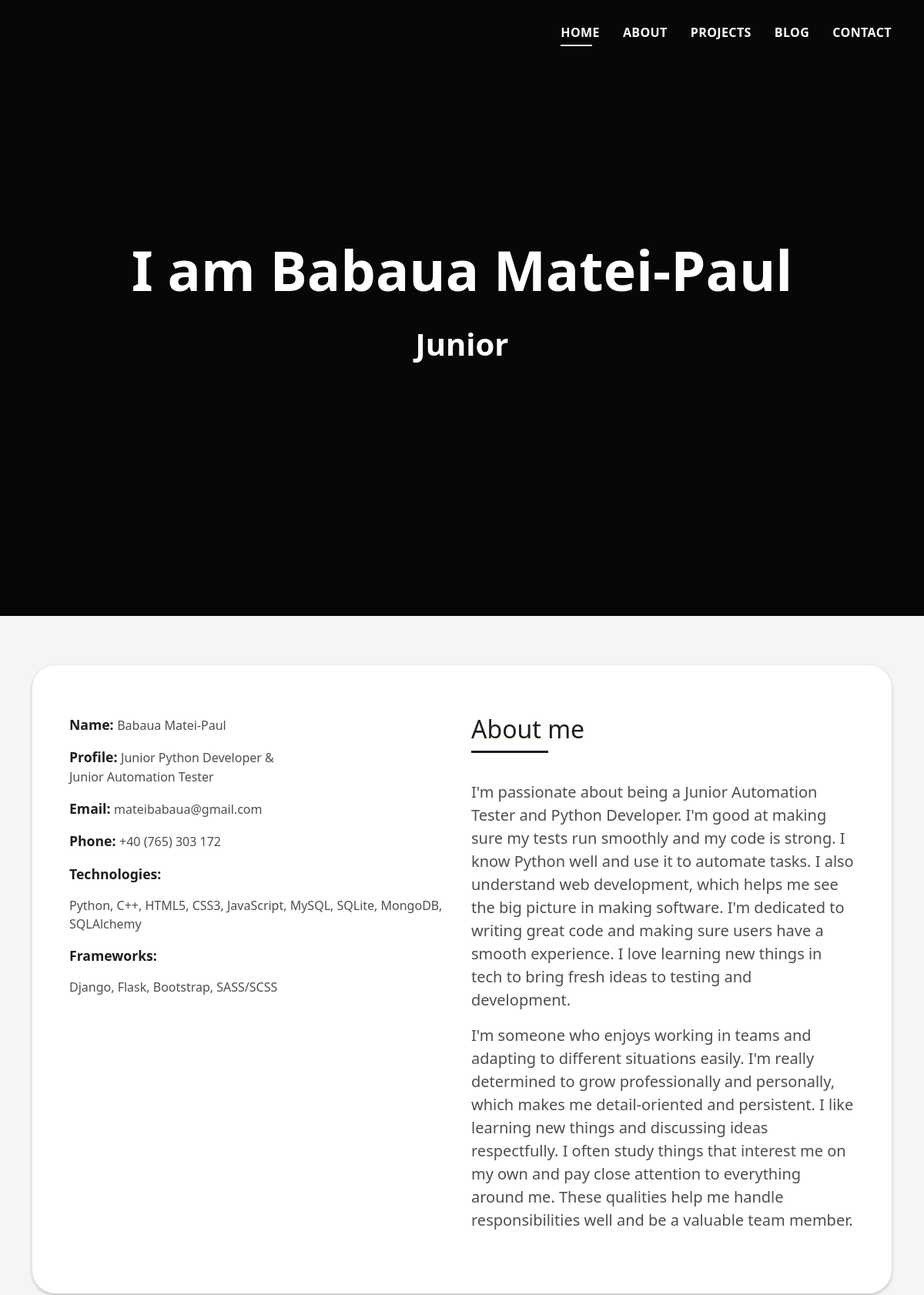
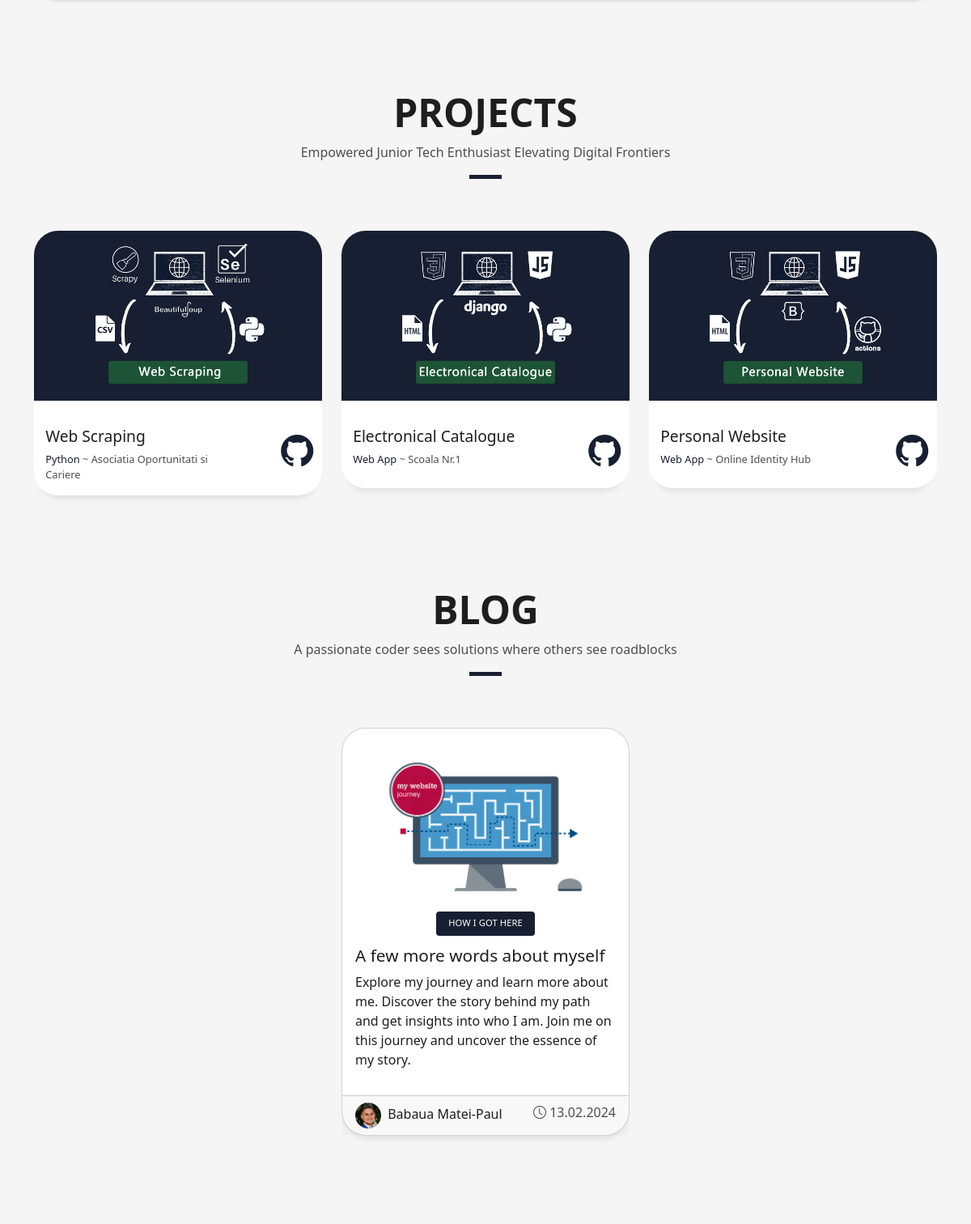
The page / (upper part) on the database its author committed (2 pictures, top to bottom).
### tables this page shows
CREATE TABLE Contacte (
    id INTEGER PRIMARY KEY,
    nume TEXT,
    profil TEXT,
    email TEXT,
    telefon TEXT
);

CREATE TABLE Technologies (
                        ID INTEGER PRIMARY KEY,
                        Technology TEXT,
                        Competence_Level TEXT
                    );

CREATE TABLE Frameworks (
                        ID INTEGER PRIMARY KEY,
                        Framework TEXT,
                        Competence_Level TEXT
                    );

### app.py (the view)
@app.route('/')
def index():
    database = Database('database.db')
    create_messages_table()
    contact_info = ContactInfo(database).get_info()
    technologies_data = Technologies(database).get_technologies()
    frameworks_data = Frameworks(database).get_frameworks()
    websites_handler = Websites(database).get_website()
    project_links_handler = ProjectLinks(database).get_github_links()
    return render_template(
        'index.html',
        contact_info=contact_info,
        technologies=technologies_data,
        frameworks=frameworks_data,
        websites=websites_handler,
        project_github_links=project_links_handler)

### app.py (called while the page is built)
def create_connection():
    conn = sqlite3.connect(app.config['DATABASE'])
    return conn

def create_messages_table():
    conn = create_connection()
    cursor = conn.cursor()
    cursor.execute('''
        CREATE TABLE IF NOT EXISTS messages (
            id INTEGER PRIMARY KEY AUTOINCREMENT,
            name TEXT NOT NULL,
            email TEXT NOT NULL,
            subject TEXT NOT NULL,
            message TEXT NOT NULL
        );
    ''')
    conn.commit()
    conn.close()

    def execute_query(self, query, params=None):
        if params:
            self.cursor.execute(query, params)
        else:
            self.cursor.execute(query)
        return self.cursor.fetchall()

    def __del__(self):
        self.conn.close()

    def get_info(self):
        query_result = self.database.execute_query("SELECT * FROM Contacte")
        return query_result[0] if query_result else None

    def get_technologies(self):
        query_result = self.database.execute_query("SELECT Technology FROM Technologies")
        return [row[0] for row in query_result]

    def get_frameworks(self):
        query_result = self.database.execute_query("SELECT Framework FROM Frameworks")
        return [row for row in query_result]

    def get_website(self):
        query = "SELECT website, link FROM websites"
        return self.database.execute_query(query)

    def get_github_links(self):
        query = "SELECT link FROM Repositories"
        return self.database.execute_query(query)

### templates/index.html (shortened to what this page needs)
<!DOCTYPE html>
<html lang="en">
<head>
  <link href="{{ url_for('static', filename='assets/vendor/bootstrap/css/bootstrap.min.css') }}" rel="stylesheet">
  <link href="{{ url_for('static', filename='assets/vendor/bootstrap-icons/bootstrap-icons.css') }}" rel="stylesheet">
  <link href="{{ url_for('static', filename='assets/vendor/glightbox/css/glightbox.min.css') }}" rel="stylesheet">
  <link href="{{ url_for('static', filename='assets/vendor/swiper/swiper-bundle.min.css') }}" rel="stylesheet">
  <link rel="stylesheet" type="text/css" href="{{ url_for('static', filename='assets/css/style.css') }}">
</head>
<body>
  <header id="header" class="fixed-top">
    <div class="container d-flex align-items-center justify-content-between">
      <nav id="navbar" class="navbar">
        <ul>
          <li><a class="nav-link scrollto active" href="#hero">Home</a></li>
          <li><a class="nav-link scrollto" href="#about">About</a></li>
          <li><a class="nav-link scrollto " href="#projects">Projects</a></li>
          <li><a class="nav-link scrollto " href="#blog">Blog</a></li>
          <li><a class="nav-link scrollto" href="#contact-page">Contact</a></li>
        </ul>
      </nav>
    </div>
  </header>
<div id="hero" class="hero route bg-image" style="background-image: url('{{ url_for('static', filename='assets/img/hero-bg.png') }}');">
    <div class="overlay-itro"></div>
    <div class="hero-content display-table">
      <div class="table-cell">
        <div class="container">
          <h1 class="hero-title mb-4">I am Babaua Matei-Paul</h1>
          <p class="hero-subtitle">Junior </p>
        </div>
      </div>
    </div>
  </div>
  <main id="main">
    <section id="about" class="about-mf sect-pt4 route">
      <div class="container">
        <div class="row">
          <div class="col-sm-12">
            <div class="box-shadow-full">
              <div class="row">
                <div class="col-md-6">
                  <div class="row">
                    <div class="col-sm-6 col-md-7">
                      <div class="about-info">
                        <p><span class="title-s">Name: </span> <span>{{ contact_info[1] }}</span></p>
                        <p><span class="title-s">Profile: </span> <span>{{ contact_info[2] }}</span></p>
                        <p><span class="title-s">Email: </span> <span>{{ contact_info[3] }}</span></p>
                        <p><span class="title-s">Phone: </span> <span>{{ contact_info[4] }}</span></p>
                      </div>
                    </div>
                  </div>
                  <div class="skill-mf">
                    <p class="title-s">Technologies:</p>
                    {% for technology in technologies %}
                    <span>{{ technology }}{% if not loop.last %}, {% endif %}</span>
                    {% endfor %}
                    <p class="title-s title-s-second">Frameworks:</p>
                    {% for framework_tuple in frameworks %}
                    <span>{{ framework_tuple.0 }}{% if not loop.last %}, {% endif %}</span>
                    {% endfor %}
                  </div>
                </div>
                <div class="col-md-6">
                  <div class="about-me pt-4 pt-md-0">
                    <div class="title-box-2">
                      <h5 class="title-left">
                        About me
                      </h5>
                    </div>
                    <p class="lead">
                      I'm passionate about being a Junior Automation Tester and Python Developer.
                      I'm good at making sure my tests run smoothly and my code is strong.
                      I know Python well and use it to automate tasks. I also understand web development,
                      which helps me see the big picture in making software. I'm dedicated to writing
                      great code and making sure users have a smooth experience. I love learning new
                      things in tech to bring fresh ideas to testing and development.
                    </p>
                    <p class="lead">
                     I'm someone who enjoys working in teams and adapting to different situations easily.
                     I'm really determined to grow professionally and personally, which makes me detail-oriented
                      and persistent. I like learning new things and discussing ideas respectfully. I often study
                      things that interest me on my own and pay close attention to everything around me.
                      These qualities help me handle responsibilities well and be a valuable team member.
                    </p>
                  </div>
                </div>
              </div>
            </div>
          </div>
        </div>
      </div>
    </section>
    <section id="projects" class="portfolio-mf sect-pt4 route">
      <div class="container">
        <div class="row">
          <div class="col-sm-12">
            <div class="title-box text-center">
              <h3 class="title-a">
                PROJECTS
              </h3>
              <p class="subtitle-a">
                Empowered Junior Tech Enthusiast Elevating Digital Frontiers
              </p>
              <div class="line-mf"></div>
            </div>
          </div>
        </div>
        <div class="row">
          <div class="col-md-4">
            <div class="work-box">
              <a href="static/assets/img/work-1-1.png" data-gallery="portfolioGallery" class="portfolio-lightbox">
                <div class="work-img">
                  <img src="static/assets/img/work-1.png" alt="" class="img-fluid">
                </div>
              </a>
              <div class="work-content">
                <div class="row">
                  <div class="col-sm-8">
                    <h2 class="w-title">Web Scraping</h2>
                    <div class="w-more">
                      <span class="w-ctegory">Python</span> ~ <span class="w-date">Asociatia Oportunitati si Cariere</span>
                    </div>
                  </div>
                  <div class="col-sm-4">
                    <div class="w-like">
                      <a href="{{ project_github_links[0][0] }}"><span class="socials"><i class="bi bi-github"></i></span></a>
                    </div>
                  </div>
                </div>
              </div>
            </div>
          </div>
          <div class="col-md-4">
            <div class="work-box">
              <a href="static/assets/img/work-2-2.png" data-gallery="portfolioGallery" class="portfolio-lightbox">
                <div class="work-img">
                  <img src="static/assets/img/work-2.png" alt="" class="img-fluid">
                </div>
              </a>
              <div class="work-content">
                <div class="row">
                  <div class="col-sm-8">
                    <h2 class="w-title">Electronical Catalogue</h2>
                    <div class="w-more">
                      <span class="w-ctegory">Web App</span> ~ <span class="w-date">Scoala Nr.1 </span>
                    </div>
                  </div>
                  <div class="col-sm-4">
                    <div class="w-like">
                      <a href="{{ project_github_links[1][0] }}"><span class="socials"><i class="bi bi-github"></i></span></a>
                    </div>
                  </div>
                </div>
              </div>
            </div>
          </div>
          <div class="col-md-4">
            <div class="work-box">
              <a href="static/assets/img/work-3-3.png" data-gallery="portfolioGallery" class="portfolio-lightbox">
                <div class="work-img">
                  <img src="static/assets/img/work-3.png" alt="" class="img-fluid">
                </div>
              </a>
              <div class="work-content">
                <div class="row">
                  <div class="col-sm-8">
                    <h2 class="w-title">Personal Website</h2>
                    <div class="w-more">
                      <span class="w-ctegory">Web App</span> ~ <span class="w-date">Online Identity Hub</span>
                    </div>
                  </div>
                  <div class="col-sm-4">
                    <div class="w-like">
                      <a href="{{ project_github_links[2][0] }}"><span class="socials"><i class="bi bi-github"></i></span></a>
                    </div>
                  </div>
                </div>
              </div>
            </div>
          </div>
        </div>
      </div>
    </section>
    <section id="blog" class="blog-mf sect-pt4 route">
      <div class="container">
        <div class="row">
          <div class="col-sm-12">
            <div class="title-box text-center">
              <h3 class="title-a">
                Blog
              </h3>
              <p class="subtitle-a">
                A passionate coder sees solutions where others see roadblocks
              </p>
              <div class="line-mf"></div>
            </div>
          </div>
        </div>
        <div class="row">
          <div class="col-md-4"></div>
          <div class="col-md-4">
            <div class="card card-blog">
                <div class="card-img">
                  <a href="{{ url_for('blog') }}"><img src="{{ url_for('static', filename='assets/img/post-1.png') }}" alt="" class="img-fluid"></a>
                </div>
                <div class="card-body">
                  <div class="card-category-box">
                    <a href="{{ url_for('blog') }}">
                      <div class="card-category">
                        <h6 class="category">How I Got Here</h6>
                      </div>
                    </a>
                  </div>
                  <h3 class="card-title"><a href="{{ url_for('blog') }}">A few more words about myself</a></h3>
                  <p class="card-description">
                    <a href="{{ url_for('blog') }}">
                    Explore my journey and learn more about me. Discover the story behind my path and get
                    insights into who I am. Join me on this journey and uncover the essence of my story.
                    </a>
                  </p>
                </div>
                <div class="card-footer">
                  <a href="{{ url_for('blog') }}">
                    <div class="post-author">
                        <img src="static/assets/img/me.png" alt="" class="avatar rounded-circle">
                        <span class="author">Babaua Matei-Paul</span>
                    </div>
                    <div class="post-date">
                      <span class="bi bi-clock"></span> 13.02.2024
                    </div>
                  </a>
                </div>
            </div>
          </div>
          <div class="col-md-4"></div>
        </div>
      </div>
    </section>
  </main>
</body>
</html>

### rows shown on the page
Contacte: nume "Babaua Matei-Paul", profil "Junior Python Developer & Junior Automation Tester", email "mateibabaua@gmail.com", telefon "+40 (765) 303 172"
Technologies: Technology "Python"
Technologies: Technology "C++"
Technologies: Technology "HTML5"
Technologies: Technology "CSS3"
Technologies: Technology "JavaScript"
Technologies: Technology "MySQL"
Technologies: Technology "SQLite"
Technologies: Technology "MongoDB"
Technologies: Technology "SQLAlchemy"
Frameworks: Framework "Django"
Frameworks: Framework "Flask"
Frameworks: Framework "Bootstrap"
Frameworks: Framework "SASS/SCSS"
